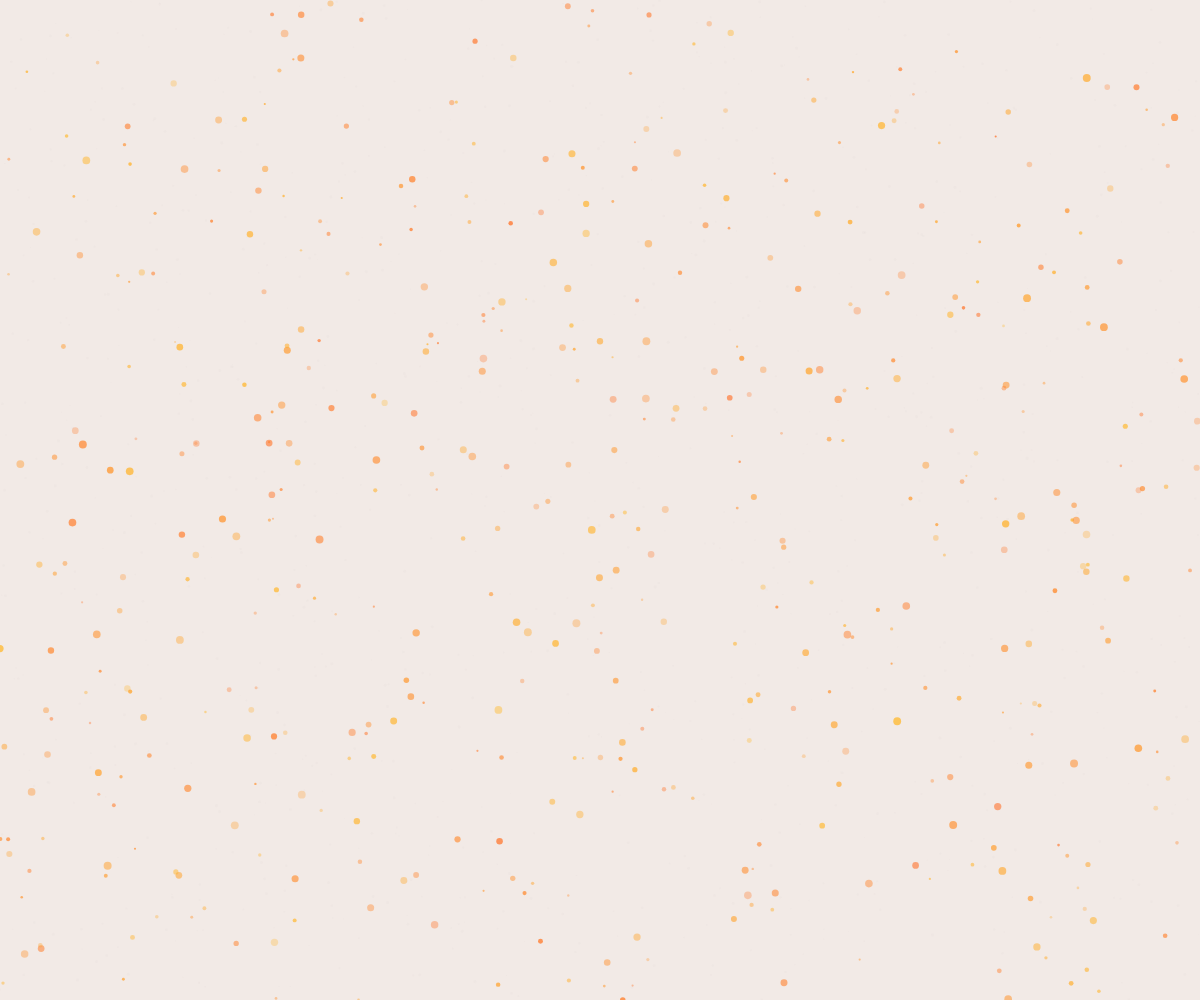
Frame 1 (no input)
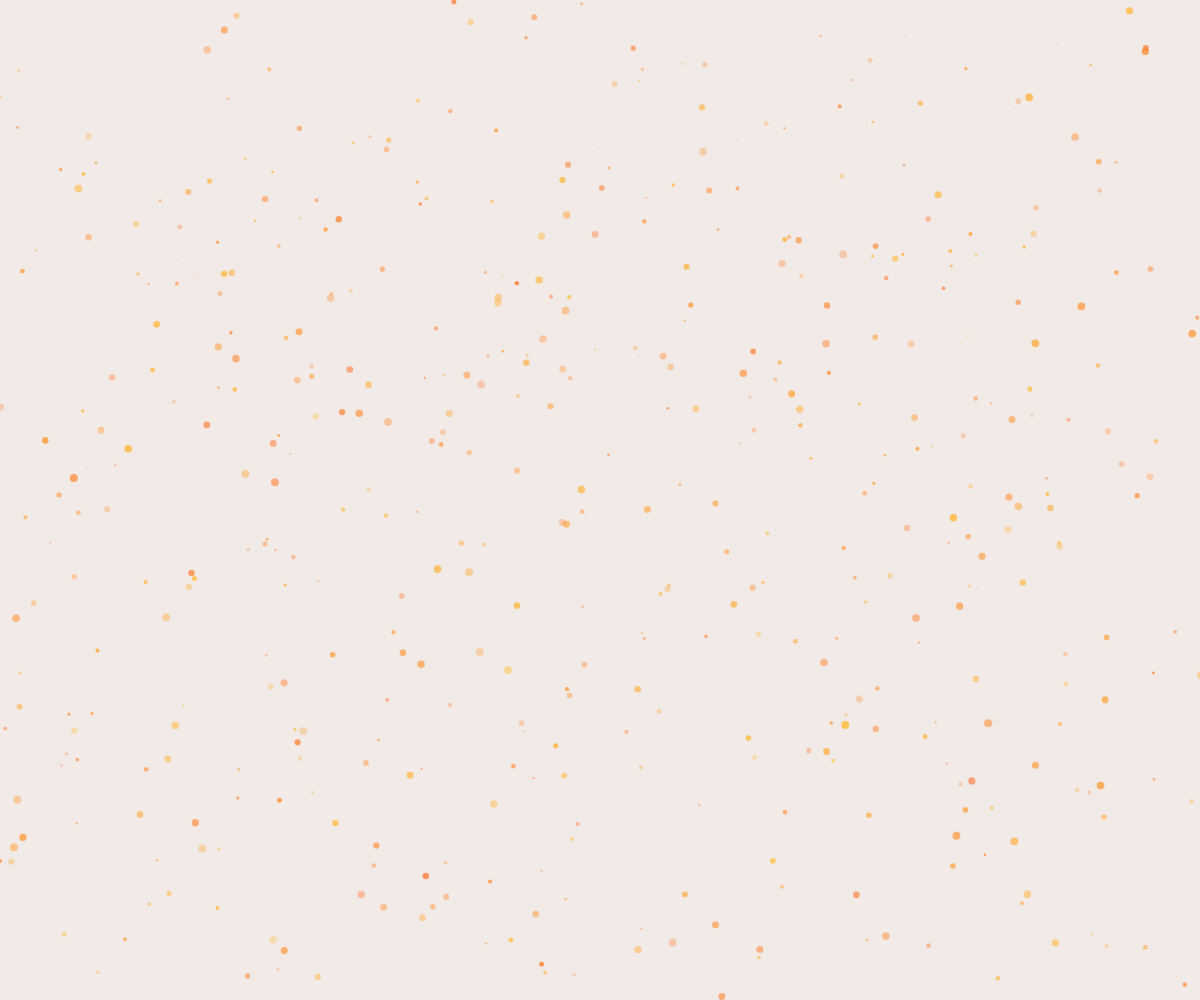
Frame 60 (no input)
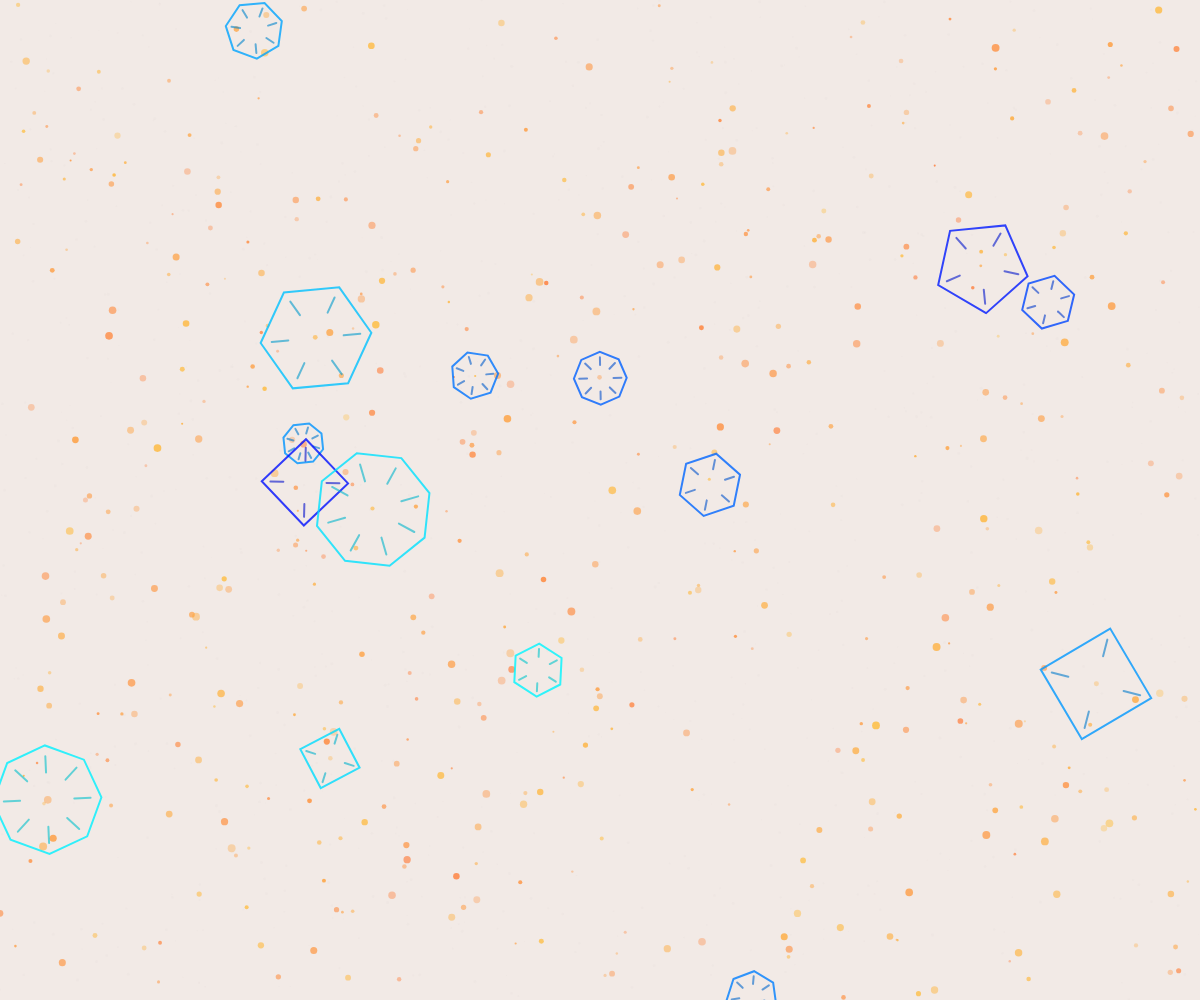
Frame 120 (the mouse pressed at the canvas centre since frame 60)

The p5.js sketch that drew these frames (run headless with seeded random() and noise() and a simulated clock; from frame 60 on, the mouse is pressed at the canvas centre):

// p5.js sketch
// ── sketch.js
let paper;
let inkParticles = [];
let isScrolling = true;
let crystalPatterns = [];

function setup() {
  createCanvas(windowWidth, windowHeight);
  colorMode(HSB, 360, 100, 100, 1);
  
  // Create the newsprint texture
  paper = createGraphics(width, height);
  paper.colorMode(HSB, 360, 100, 100, 1);
  paper.background(20, 5, 95); // Light beige background
  
  // Add some aged paper texture
  for (let i = 0; i < 1000; i++) {
    let x = random(width);
    let y = random(height);
    let size = random(1, 3);
    paper.noStroke();
    paper.fill(20, 5, 85, 0.1);
    paper.ellipse(x, y, size, size);
  }
  
  // Initialize ink particles
  for (let i = 0; i < 500; i++) {
    inkParticles.push({
      x: random(width),
      y: random(height),
      size: random(2, 8),
      speedX: random(-1, 1),
      speedY: random(-1, 1),
      hue: random(20, 40), // Yellow-orange range
      alpha: random(0.3, 0.8),
      life: random(50, 200)
    });
  }
}

function draw() {
  background(0);
  
  // Draw the paper texture
  image(paper, 0, 0);
  
  // Handle scrolling
  if (isScrolling) {
    // Scroll the paper from edges
    translate(-frameCount * 0.5, 0);
    
    // Redraw paper to create continuous flow
    image(paper, width, 0);
    image(paper, -width, 0);
  }
  
  // Draw ink particles
  for (let i = inkParticles.length - 1; i >= 0; i--) {
    let p = inkParticles[i];
    
    if (isScrolling) {
      // Move particles with the paper flow
      p.x += p.speedX;
      p.y += p.speedY;
      
      // Apply some noise to create erratic movement
      p.x += noise(p.x * 0.01, p.y * 0.01, frameCount * 0.01) * 2 - 1;
      p.y += noise(p.x * 0.01, p.y * 0.01, frameCount * 0.01 + 1000) * 2 - 1;
    } else {
      // Stabilize particles when scrolling stops
      p.x += sin(frameCount * 0.03 + p.life) * 0.5;
      p.y += cos(frameCount * 0.02 + p.life) * 0.5;
    }
    
    // Fade out particles over time
    p.life--;
    
    if (p.life <= 0) {
      // Reset particle
      p.x = random(width);
      p.y = random(height);
      p.life = random(50, 200);
    }
    
    // Draw particle
    noStroke();
    fill(p.hue, 80, 100, p.alpha);
    ellipse(p.x, p.y, p.size);
  }
  
  // Draw crystal patterns if they exist
  for (let i = crystalPatterns.length - 1; i >= 0; i--) {
    let pattern = crystalPatterns[i];
    
    push();
    translate(pattern.x, pattern.y);
    
    // Rotate pattern
    rotate(frameCount * 0.01 + pattern.time);
    
    // Draw geometric pattern
    noFill();
    stroke(pattern.hue, 100, 100, 0.8);
    strokeWeight(2);
    
    beginShape();
    for (let j = 0; j < pattern.sides; j++) {
      let angle = TWO_PI * j / pattern.sides;
      let x = cos(angle) * pattern.size;
      let y = sin(angle) * pattern.size;
      vertex(x, y);
    }
    endShape(CLOSE);
    
    // Draw inner crystal structure
    stroke(pattern.hue, 100, 80, 0.6);
    for (let j = 0; j < pattern.sides; j++) {
      let angle = TWO_PI * j / pattern.sides;
      let x1 = cos(angle) * pattern.size * 0.5;
      let y1 = sin(angle) * pattern.size * 0.5;
      let x2 = cos(angle) * pattern.size * 0.8;
      let y2 = sin(angle) * pattern.size * 0.8;
      
      line(x1, y1, x2, y2);
    }
    
    pop();
    
    // Fade out pattern
    pattern.life--;
    if (pattern.life <= 0) {
      crystalPatterns.splice(i, 1);
    }
  }
}

function mousePressed() {
  if (isScrolling) {
    // Stop scrolling and create crystal patterns
    isScrolling = false;
    
    // Create crystal patterns at particle positions
    for (let i = 0; i < 15; i++) {
      let p = inkParticles[i];
      crystalPatterns.push({
        x: p.x,
        y: p.y,
        size: random(20, 60),
        sides: floor(random(4, 9)),
        hue: random(180, 240), // Blue range
        life: 150,
        time: random(TWO_PI)
      });
    }
  } else {
    // Resume scrolling
    isScrolling = true;
    
    // Clear crystal patterns
    crystalPatterns = [];
  }
}

function windowResized() {
  resizeCanvas(windowWidth, windowHeight);
}
